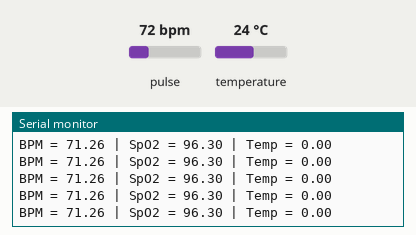
This sketch was run on a simulated ESP32. On the bench: the last lines printed to the serial monitor. Inputs (shaded band) come from the test bench; at power-on: pulse 72 bpm, temperature 24 °C. WiFi joins after 1.5 s; servers stay silent unless stated; no MQTT or app messages arrive unless stated.

Above: at 2.7 s.
2.8 s: pulse set to 42 bpm
At 3.9 s:
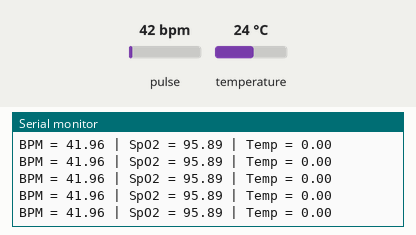
8.0 s: pulse set to 70 bpm
At 8.8 s:
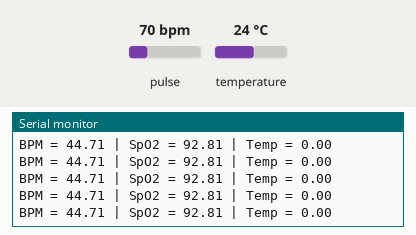
9.5 s: temperature set to 19 °C
At 10.6 s:
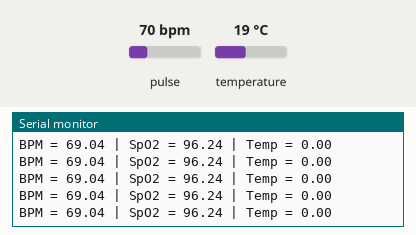
Timing chart, 0 to 12.0 s (numbered marks = the images above; inputs shaded):
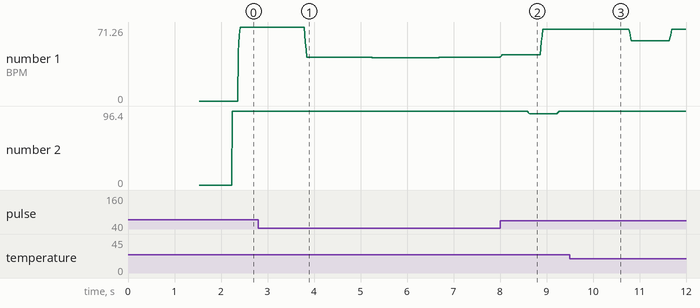

The sketch:

prototipo2.ino
```cpp
#include <Wire.h>
#include "MAX30105.h"
#include "heartRate.h"
#include <OneWire.h>
#include <DallasTemperature.h>
#include <WiFi.h>
#include <PubSubClient.h>

// Wifi
const char* ssid = "TP-Link_2C28";
const char* password = "41272480";

// ThingsBoard
const char* mqtt_server = "iot.ceisufro.cl";
const int mqtt_port = 1883;
const char* token = "Izv20eKxVGH8YNcTmQkg";

WiFiClient espClient;
PubSubClient client(espClient);

// Sensor temperatura
const int oneWireBus = 4;
OneWire oneWire(oneWireBus);
DallasTemperature sensors(&oneWire);
unsigned long lastTempRead = 0;
const unsigned long tempInterval = 10000;
float temperatureC = 0;

// Sensor MAX30102
MAX30105 particleSensor;
const byte RATE_SIZE = 4;
byte rates[RATE_SIZE];
byte rateSpot = 0;
long lastBeat = 0;
float beatsPerMinute = 0;
int beatAvg = 0;

//spo2
#define SPO2_BUFFER_SIZE 50
long redBuffer[SPO2_BUFFER_SIZE];
long irBuffer[SPO2_BUFFER_SIZE];
int spo2Index = 0;
float spo2 = 0;

//filtro promedio
#define FILTRO_TAMANO 4
float bpmFiltro[FILTRO_TAMANO] = {0};
float spo2Filtro[FILTRO_TAMANO] = {0};
int filtroIndex = 0;
//mqtt
unsigned long lastMqttSend = 0;
const unsigned long mqttSendInterval = 5000;

float calcularPromedio(float* arreglo, int n) {
  float suma = 0;
  for (int i = 0; i < n; i++) suma += arreglo[i];
  return suma / n;
}

void setup() {
  Serial.begin(115200);
  WiFi.begin(ssid, password);
  while (WiFi.status() != WL_CONNECTED) {
    delay(500);
    Serial.print(".");
  }
  Serial.println("WiFi conectado");

  client.setServer(mqtt_server, mqtt_port);

  sensors.begin();

  Wire.begin(21, 22);
  if (!particleSensor.begin(Wire, I2C_SPEED_FAST)) {
    Serial.println("MAX30102 no encontrado.");
    while (1);
  }

  particleSensor.setup();
  particleSensor.setPulseAmplitudeRed(0x3F);
  particleSensor.setPulseAmplitudeIR(0x3F);
  particleSensor.setPulseAmplitudeGreen(0);

  Serial.println("Coloca tu dedo sobre el sensor.");
}

void reconnect() {
  while (!client.connected()) {
    Serial.print("Conectando a ThingsBoard MQTT...");
    if (client.connect("ESP32", token, NULL)) {
      Serial.println("¡Conectado!");
    } else {
      Serial.print("Fallo con estado ");
      Serial.println(client.state());
      delay(2000);
    }
  }
}

void loop() {
  long irValue = particleSensor.getIR();
  long redValue = particleSensor.getRed();
  bool dedoDetectado = irValue > 50000;

  if (dedoDetectado && checkForBeat(irValue)) {
    long delta = millis() - lastBeat;
    lastBeat = millis();
    beatsPerMinute = 60 / (delta / 1000.0);
    if (beatsPerMinute < 255 && beatsPerMinute > 20) {
      rates[rateSpot++] = (byte)beatsPerMinute;
      rateSpot %= RATE_SIZE;
    }
  }

  if (dedoDetectado) {
    redBuffer[spo2Index] = redValue;
    irBuffer[spo2Index] = irValue;
    spo2Index++;

    if (spo2Index >= SPO2_BUFFER_SIZE) {
      long redDC = 0, irDC = 0;
      long redAC = 0, irAC = 0;

      for (int i = 0; i < SPO2_BUFFER_SIZE; i++) {
        redDC += redBuffer[i];
        irDC += irBuffer[i];
      }

      redDC /= SPO2_BUFFER_SIZE;
      irDC /= SPO2_BUFFER_SIZE;

      for (int i = 0; i < SPO2_BUFFER_SIZE; i++) {
        redAC += abs(redBuffer[i] - redDC);
        irAC += abs(irBuffer[i] - irDC);
      }

      float R = ((float)redAC / redDC) / ((float)irAC / irDC + 0.0001);
      spo2 = 110.0 - 25.0 * R;
      if (spo2 > 100) spo2 = 100;
      if (spo2 < 0) spo2 = 0;

      spo2Index = 0;
    }
  } else {
    spo2 = 0;
    beatsPerMinute = 0;
  }

  // Filtrar y suavizar
  bpmFiltro[filtroIndex] = beatsPerMinute;
  spo2Filtro[filtroIndex] = spo2;
  filtroIndex = (filtroIndex + 1) % FILTRO_TAMANO;

  float bpmProm = calcularPromedio(bpmFiltro, FILTRO_TAMANO);
  float spo2Prom = calcularPromedio(spo2Filtro, FILTRO_TAMANO);

  // Validar rangos
  if (bpmProm < 40 || bpmProm > 180) bpmProm = 0;
  if (spo2Prom < 85 || spo2Prom > 100) spo2Prom = 0;

  // Temperatura
  if (millis() - lastTempRead > tempInterval) {
    sensors.requestTemperatures();
    temperatureC = sensors.getTempCByIndex(0);
    lastTempRead = millis();
  }

  // Mostrar resultados
  Serial.print("BPM = ");
  Serial.print(bpmProm);
  Serial.print(" | SpO2 = ");
  Serial.print(spo2Prom);
  Serial.print(" | Temp = ");
  Serial.print(temperatureC);
  if (!dedoDetectado) Serial.print(" (No finger)");
  Serial.println();

  // MQTT
  if (!client.connected()) reconnect();
  client.loop();

  if (millis() - lastMqttSend >= mqttSendInterval) {
    String payload = "{";
    payload += "\"temperature\":" + String(temperatureC, 1) + ",";
    payload += "\"bpm\":" + String(bpmProm, 1) + ",";
    payload += "\"spo2\":" + String(spo2Prom, 1) + ",";
    payload += "\"dedoDetectado\":" + String(dedoDetectado ? "true" : "false");
    payload += "}";

    client.publish("v1/devices/me/telemetry", payload.c_str());
    lastMqttSend = millis();
    Serial.println("Publicando: " + payload);
    Serial.println(client.connected() ? "Conectado" : "NO conectado");
  }
}
```

Measured:
- after the input at 2.8 s, the serial monitor: prints a new line after 0.07 s (image 1)
- after the input at 8.0 s, the serial monitor: prints a new line at once (image 2)
- plotted number 1: 71.26 → 41.96 after the input at 2.8 s, 41.96 → 69.12 after the input at 8.0 s
- plotted number 2: 96.3 → 96.23 after the input at 2.8 s, 96.23 → 96.31 after the input at 8.0 s
